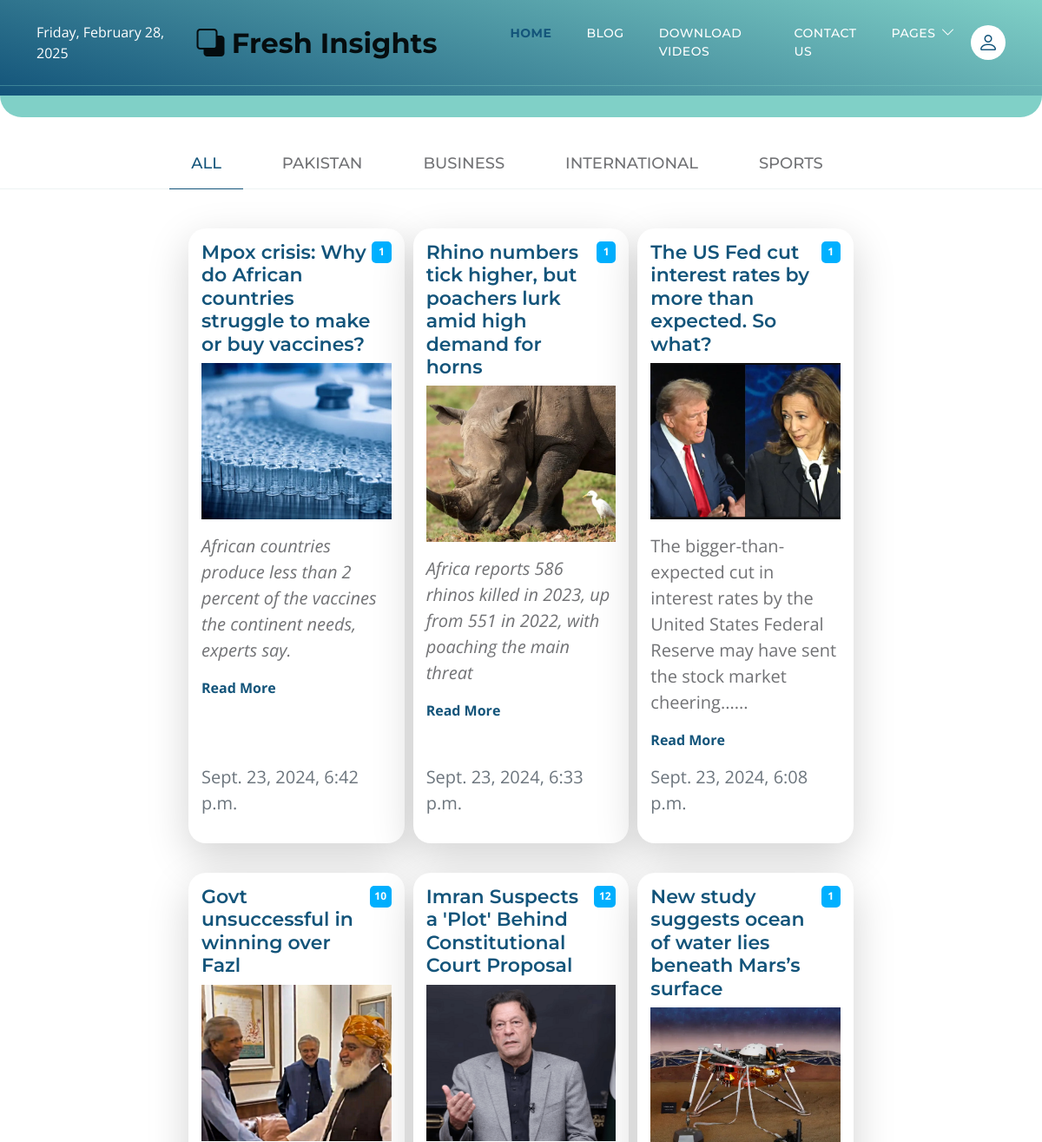
Before: / (upper part) with the older database file.
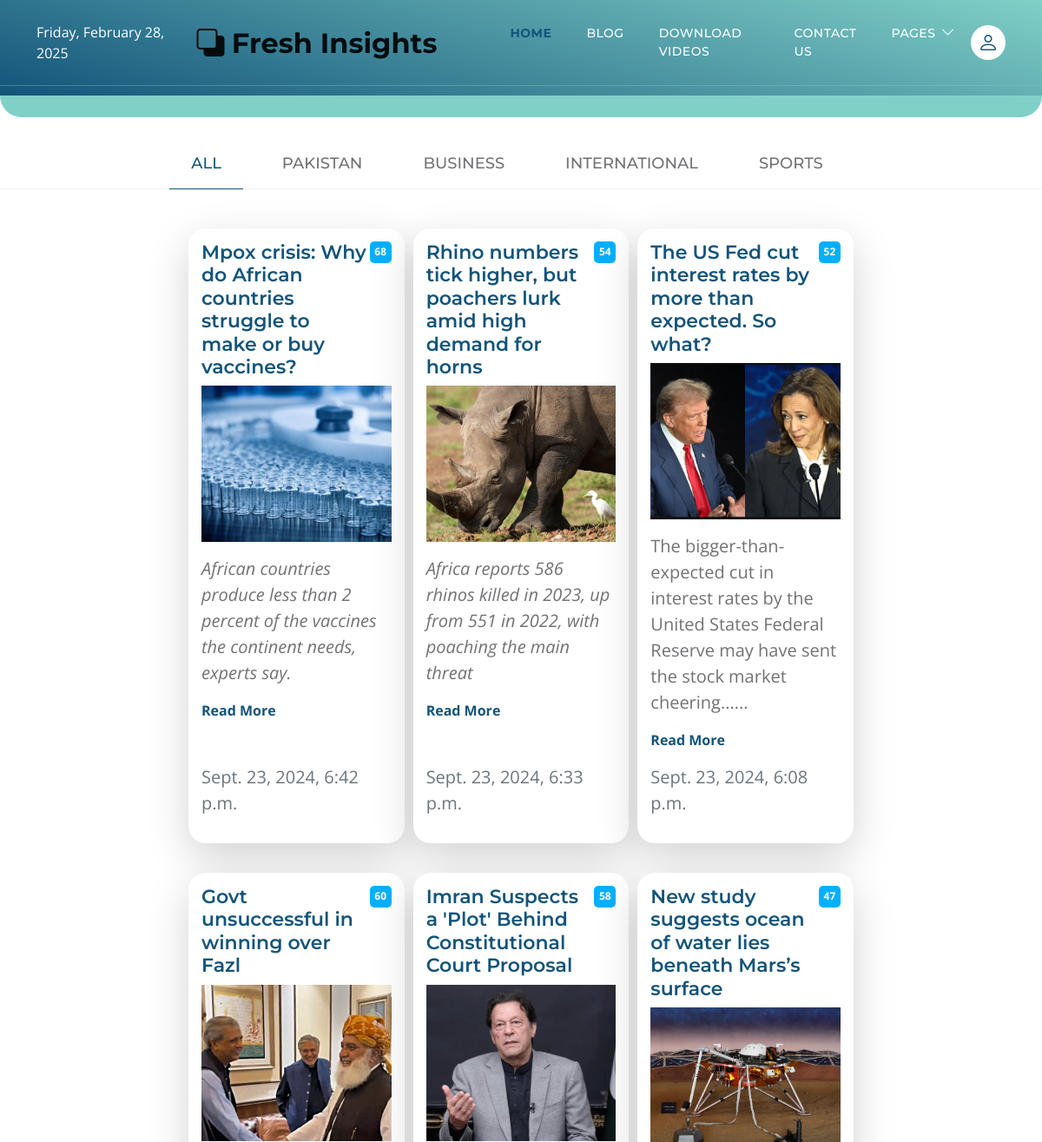
After: the same page with the newer database file.
### news/models.py (models this page shows, shortened)
class NewsArticle(models.Model):
     CATEGORY_CHOICES = [
        ('PAKISTAN', 'Pakistan'),
        ('BUSINESS', 'Business'),
        ('INTERNATIONAL', 'International'),
        ('SPORTS', 'Sports'),
    ]
     news_title = models.CharField(max_length=255)
     news_desc = HTMLField()
     news_detail = HTMLField()
     news_image = models.ImageField(upload_to=unique_image_path)
     news_datetime_published = models.DateTimeField()
     category = models.CharField(max_length=20, choices=CATEGORY_CHOICES)
     slug = models.SlugField(unique=True, max_length=255, blank=True, editable=False)
     views = models.IntegerField(default=0)

### softtech/views.py (the view)
# urls.py: path('',views.homepage,name='myhomepage'),
def homepage(request):
    category = request.GET.get('category', 'ALL')  # Get the category from query parameters, default to 'ALL'
    if category == 'ALL':
        data_new = NewsArticle.objects.all().order_by('-news_datetime_published')
    else:
        data_new = NewsArticle.objects.filter(category=category).order_by('-news_datetime_published')
    paginator = Paginator(data_new, 6)  # Show 10 articles per page
    page_number = request.GET.get('page')
    page_obj = paginator.get_page(page_number)
    newsData = {
        'page_obj': page_obj,
        'selected_category': category,
    }
    return render(request, "Default.html", newsData)

### templates/Default.html (shortened to what this page needs)
{% include "header.html" %}
<section class="hero-section d-flex justify-content-center align-items-center" id="section_1">
</section>
<section class="featured-section">
</section>
<section class="explore-section section-padding" id="section_2">
    <div class="container-fluid">
        <div class="row">
            <ul class="nav nav-tabs" id="myTab" role="tablist">
                <li class="nav-item" role="presentation">
                    <a class="nav-link {% if selected_category == 'ALL' %}active{% endif %}" href="?category=ALL">ALL</a>
                </li>
                <li class="nav-item" role="presentation">
                    <a class="nav-link {% if selected_category == 'PAKISTAN' %}active{% endif %}" href="?category=PAKISTAN">PAKISTAN</a>
                </li>
                <li class="nav-item" role="presentation">
                    <a class="nav-link {% if selected_category == 'BUSINESS' %}active{% endif %}" href="?category=BUSINESS">BUSINESS</a>
                </li>
                <li class="nav-item" role="presentation">
                    <a class="nav-link {% if selected_category == 'INTERNATIONAL' %}active{% endif %}" href="?category=INTERNATIONAL">INTERNATIONAL</a>
                </li>
                <li class="nav-item" role="presentation">
                    <a class="nav-link {% if selected_category == 'SPORTS' %}active{% endif %}" href="?category=SPORTS">SPORTS</a>
                </li>
            </ul>
        </div>
    </div>
    <div class="container-fluid">
        <div class="row">
            <div class="col-md-2 d-none d-md-block">
            </div>
            <div class="col-12 col-md-8">
                <div class="container">
                    <div class="row">
                        {% for article in page_obj %}
                        <div class="col-lg-4 col-md-6 col-sm-12 mb-4" style="padding: 5px;">
                            <div class="custom-block bg-white shadow-lg">
                                <a href="{% url 'article_detail' article.slug %}">
                                    <div class="d-flex">
                                        <div>
                                            <h6 class="mb-2">{{ article.news_title }}</h6>
                                        </div>
                                        <span class="badge bg-design rounded-pill ms-auto">{{ article.views }}</span>
                                    </div>
                                    <div class="custom-block-content">
                                        <img src="{{ article.news_image.url }}" class="custom-block-image img-fluid" alt="News Image">
                                        <p>{{ article.news_desc|safe }}
                                            <a href="{% url 'article_detail' article.slug %}"><strong>Read More</strong></a>
                                        </p>
                                    </div>
                                </a>
                                <div class="custom-block-footer">
                                    <p class="text-muted">{{ article.news_datetime_published }}</p>
                                </div>
                            </div>
                        </div>
                        {% endfor %}
                    </div>
                </div>
            </div>
            <div class="col-md-2 d-none d-md-block">
            </div>
        </div>
    </div>
</section>
{% include "footer.html" %}

### templates/header.html (shortened to what this page needs)
{% load static %}
<!DOCTYPE html>
<html lang="en">
  <head>
    <link href="{% static 'css/bootstrap.min.css'%}" rel="stylesheet" />
    <link href="{% static 'css/bootstrap-icons.css'%}" rel="stylesheet" />
    <link href="{% static 'css/MyCss.css'%}" rel="stylesheet" />
  </head>
  <body id="top">
    <main>
      <nav class="navbar navbar-expand-lg">
        <div class="container">
          <div class="d-none d-lg-block">
            <span id="current-date" class="navbar-text text-white me-3"></span>
          </div>
          <a class="navbar-brand" href="{% url 'myhomepage'%}">
            <i class="bi-back"></i>
            <span>Fresh Insights</span>
          </a>
          <div class="collapse navbar-collapse" id="navbarNav">
            <ul class="navbar-nav ms-lg-5 me-lg-auto">
              <li class="nav-item">
                <a class="nav-link" href="{% url 'myhomepage'%}"
                  ><strong>Home</strong></a
                >
              </li>
              <li class="nav-item">
                <a class="nav-link" href="{% url 'blogs'%}">Blog</a>
              </li>
              <li class="nav-item">
                <a class="nav-link" href="{% url 'download_video' %}"
                  >Download Videos</a
                >
              </li>
              <li class="nav-item">
                <a class="nav-link" href="{% url 'contact'%}">Contact Us</a>
              </li>
              <li class="nav-item dropdown">
                <a
                  class="nav-link dropdown-toggle"
                  href="#"
                  id="navbarLightDropdownMenuLink"
                  role="button"
                  data-bs-toggle="dropdown"
                  aria-expanded="false"
                  >Pages</a
                >
              </li>
            </ul>
            <div class="d-none d-lg-block">
              <a href="#top" class="navbar-icon bi-person smoothscroll"></a>
            </div>
          </div>
        </div>
      </nav>
    </main>
  </body>
</html>

### templates/footer.html (shortened to what this page needs)
{% load static %}
</body>
</html>

Changed rows visible on the page:
changed NewsArticle "Mpox crisis: Why do African countries struggle to make or buy vaccines?": views "1" → "68"
changed NewsArticle "Rhino numbers tick higher, but poachers lurk amid high demand for horns": views "1" → "54"
changed NewsArticle "The US Fed cut interest rates by more than expected. So what?": views "1" → "52"
changed NewsArticle "Govt unsuccessful in winning over Fazl": views "10" → "60"
changed NewsArticle "Imran Suspects a 'Plot' Behind Constitutional Court Proposal": views "12" → "58"
changed NewsArticle "New study suggests ocean of water lies beneath Mars’s surface": views "1" → "47"
